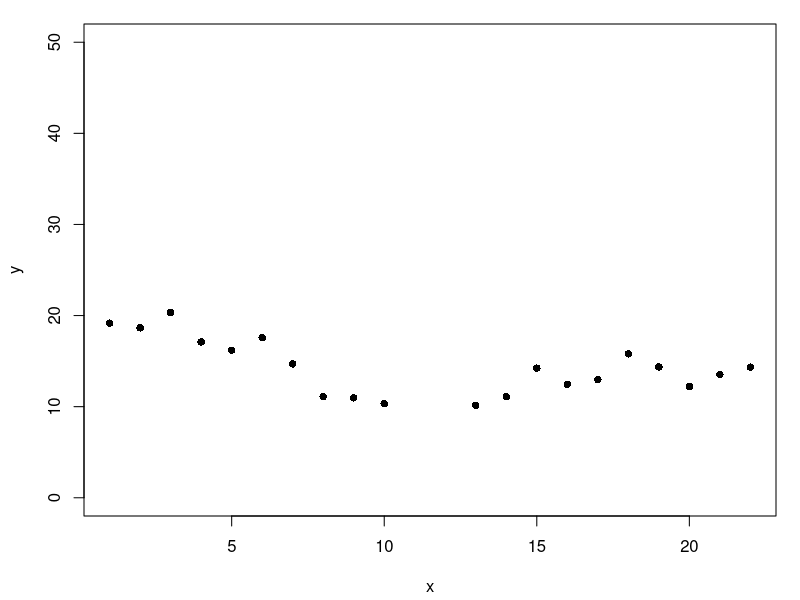
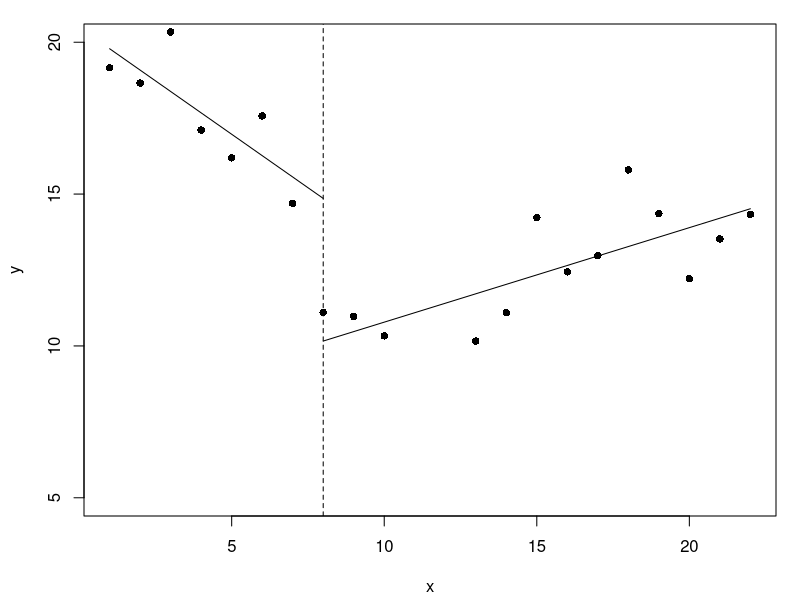
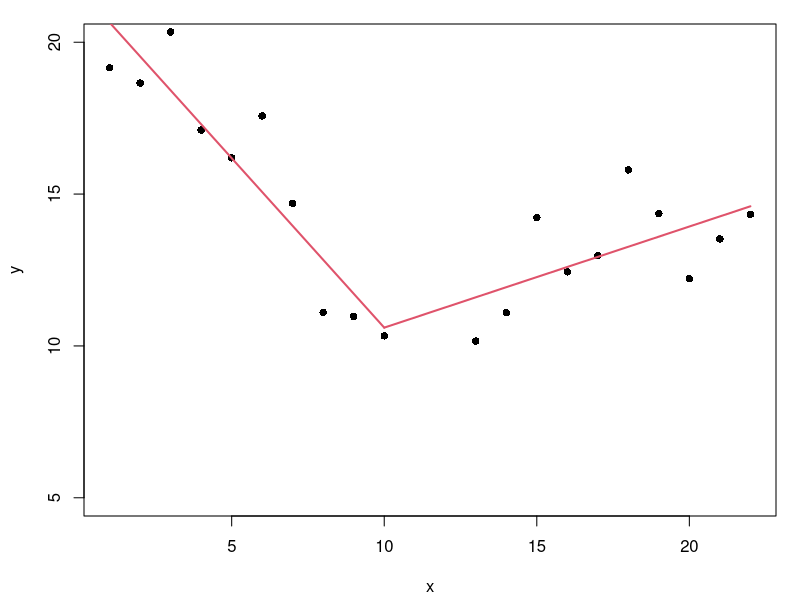

These charts were generated, in order, by the following R code:
#========Iterative Searching========#

x <- c(1:10, 13:22)
y <- numeric(20)
## Create first segment

set.seed(123)
y[1:10] <- 20:11 + rnorm(10, 0, 1.5)
## Create second segment

set.seed(123)
y[11:20] <- seq(11, 15, len=10) + rnorm(10, 0, 1.5)
x
y
## Plot it
par(mar=c(4,4,1,1)+0.2)
plot(x,y, ylim=c(0, 50), pch=16)

breaks <- x[which(x >= 1 & x <= 20)]

mse <- numeric(length(breaks))
for(i in 1:length(breaks)){
  piecewise1 <- lm(y ~ x*(x < breaks[i]) + x*(x>=breaks[i]))
  mse[i] <- summary(piecewise1)[6]
}
mse <- as.numeric(mse)
b1 <- breaks[which(mse==min(mse))]
b1
piecewise2 <- lm(y ~ x*(x < b1) + x*(x >= b1))
summary(piecewise2)

plot(x,y, ylim=c(5, 20), pch=16)
curve((8.61293 + 11.87676) + (0.31118-1.01519  )*x, add=T, from=1, to=8)
curve((8.61293 - 0.94203 ) + 0.31118 *x, add=T, from=8, to=max(x))
abline(v=8, lty=2)


#========= Segmented Package========#
library(segmented)
?segmented

lin.mod <- lm(y~x)
segmented.mod <- segmented(lin.mod, seg.Z = ~x, psi=14)
summary(segmented.mod)

plot(x,y, pch=16, ylim=c(5,20))
plot(segmented.mod, add=T)

# Interpretasi:Setiap kenaikan 1 satuan x akan menyebabkan (kenaikan/penurunan) sebanyak (beta) dengan syarat x lebih besar dari (knot) (dengan efek kuadratik/kubik - in case dia kuadrtik dan kubik).
